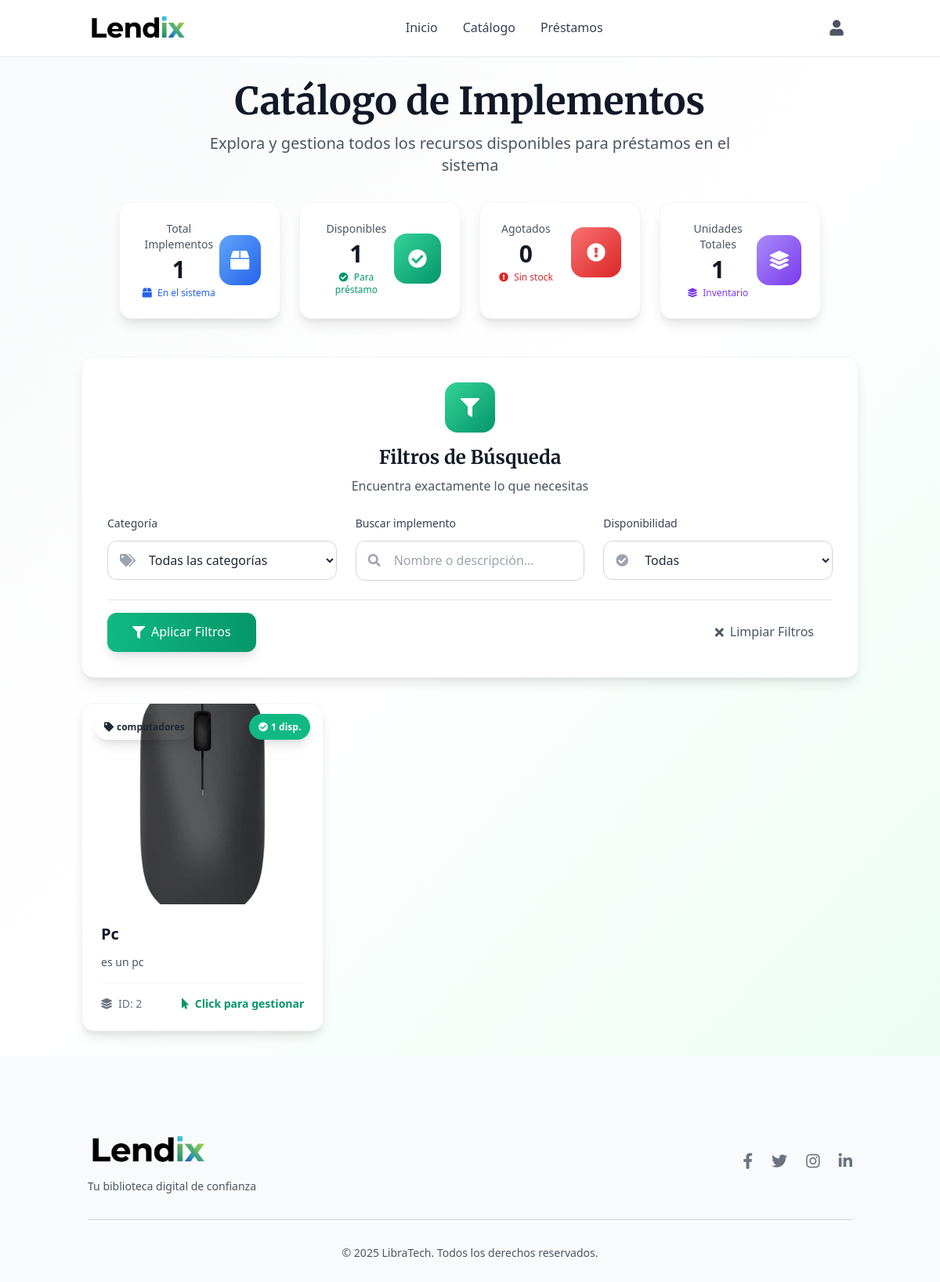
The page /catalogo/catalogo on the database as committed earlier.
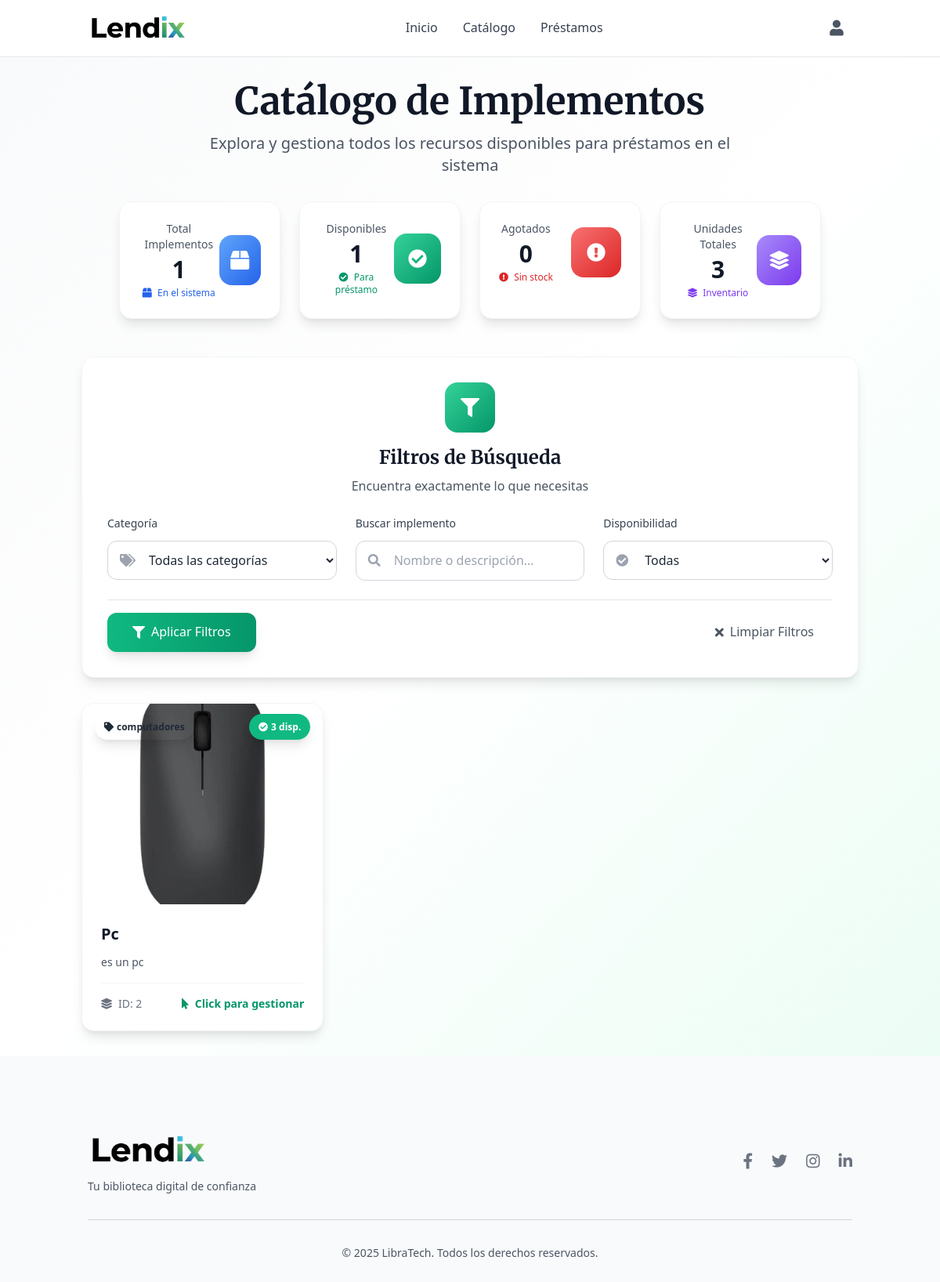
The same page on the database as committed later.
### tables this page shows
CREATE TABLE implementos (
                id INTEGER PRIMARY KEY AUTOINCREMENT,
                implemento TEXT NOT NULL,
                descripcion TEXT NOT NULL,
                disponibilidad INTEGER NOT NULL DEFAULT 0,
                categoria TEXT,
                imagen_url TEXT,
                estado TEXT DEFAULT 'Bueno' CHECK(estado IN ('Bueno', 'Desgaste notable', 'Dañado')),
                fecha_creacion TIMESTAMP DEFAULT CURRENT_TIMESTAMP,
                fecha_actualizacion TIMESTAMP DEFAULT CURRENT_TIMESTAMP
            );

### routes/catalogo.py (the view, shortened to what this page needs)
@catalogo_bp.route('/catalogo', methods=['GET', 'POST'])
def catalogo():
    conn = get_db_connection()
    catalogo_items = conn.execute('SELECT * FROM implementos ORDER BY implemento').fetchall()
    conn.close()
    return render_template('views/catalogo.html', catalogo=catalogo_items)

### app.py (called while the page is built)
@app.context_processor
def inject_user():
    return dict(
        current_user={
            'id': session.get('user_id'),
            'nombre': session.get('user_nombre'),
            'email': session.get('user_email'),
            'rol': session.get('rol'),
            'is_authenticated': 'user_id' in session
        }
    )

### utils/db.py (called while the page is built)
def get_db_connection():
    conn = sqlite3.connect('models/database.db')
    conn.row_factory = sqlite3.Row
    return conn

### templates/views/catalogo.html (shortened to what the changed rows need)
{% extends "base.html" %}
{% block content %}
<main class="min-h-screen bg-gradient-to-br from-gray-50 via-white to-green-50">
    <div class="container mx-auto px-4 py-8">
        <div class="text-center mb-12">
            <div class="mb-8">
                <h1 class="text-5xl font-serif font-bold text-gray-900 mb-4">Catálogo de Implementos</h1>
            </div>
            <div class="grid grid-cols-2 md:grid-cols-4 gap-6 max-w-4xl mx-auto">
                <div class="card-hover bg-white p-6 rounded-2xl shadow-lg border border-gray-100 animate-fade-in-up" style="animation-delay: 0.3s">
                    <div class="flex items-center justify-between">
                        <div>
                            <p class="text-sm font-medium text-gray-600 mb-1">Unidades Totales</p>
                            <p class="text-3xl font-bold text-gray-900">{{ catalogo|map(attribute='disponibilidad')|sum }}</p>
                            <p class="text-xs text-purple-600 mt-1">
                                <i class="fas fa-layer-group mr-1"></i>
                                Inventario
                            </p>
                        </div>
                    </div>
                </div>
            </div>
        </div>
        <div class="card-hover bg-white rounded-2xl shadow-lg border border-gray-100 p-8 mb-8 animate-fade-in-up">
            <div class="text-center mb-6">
                <h2 class="text-2xl font-bold text-gray-900 font-serif mb-2">Filtros de Búsqueda</h2>
            </div>
        </div>
        <div class="grid grid-cols-1 md:grid-cols-2 lg:grid-cols-3 xl:grid-cols-4 gap-8">
            {% for item in catalogo %}
            <div x-data="{
                open: false,
                step: 'menu',
                loading: false,
                tipoPrestamo: '',
                nombreUsuario: '{{ session.user_nombre or "" }}',
                cantidad: 1,
                disponibilidad: {{ item['disponibilidad'] }},
                validarCantidad() {
                    const input = document.querySelector('input[name=cantidad]');
                    if (input) {
                        let valor = parseInt(input.value);
                        if (isNaN(valor) || valor < 1) {
                            input.value = 1;
                            this.cantidad = 1;
                        } else if (valor > this.disponibilidad) {
                            this.cantidad = valor;
                        } else {
                            this.cantidad = valor;
                        }
                    }
                }
            }" class="group">
                <div class="card-hover bg-white rounded-2xl shadow-lg hover:shadow-2xl transition-all duration-300 cursor-pointer overflow-hidden h-full flex flex-col border border-gray-100 group-hover:border-green-300 group-hover:scale-105"
                     @click="if(!loading) { open = true; step = 'menu' }">
                    <div class="h-64 relative overflow-hidden">
                        <img
                            src="{{ url_for('static', filename=(('uploads/' + item.imagen_url) if item.imagen_url else 'img/default.jpg')) }}"
                            alt="{{ item.implemento }}"
                            class="w-full h-full object-cover object-center transition-transform duration-300 group-hover:scale-110"
                            onerror="this.src='https://via.placeholder.com/400x300/f3f4f6/6b7280?text=Imagen+No+Disponible'"
                        >
                        <div class="absolute top-4 right-4">
                            <span class="px-3 py-2 rounded-full text-xs font-bold shadow-lg
                                {% if item['disponibilidad'] > 0 %}
                                    bg-green-500 text-white
                                {% else %}
                                    bg-red-500 text-white
                                {% endif %}">
                                {% if item['disponibilidad'] > 0 %}
                                    <i class="fas fa-check-circle mr-1"></i>{{ item['disponibilidad'] }} disp.
                                {% else %}
                                    <i class="fas fa-times-circle mr-1"></i>Agotado
                                {% endif %}
                            </span>
                        </div>
                        <div class="absolute top-4 left-4">
                            <span class="px-3 py-2 rounded-full text-xs font-bold bg-white/90 text-gray-800 shadow-lg backdrop-blur-sm">
                                <i class="fas fa-tag mr-1"></i>{{ item['categoria'] }}
                            </span>
                        </div>
                    </div>
                    <div class="p-6 flex-1 flex flex-col">
                        <h3 class="font-bold text-xl mb-3 text-gray-900 line-clamp-1 group-hover:text-green-700 transition-colors">
                            {{ item['implemento'] }}
                        </h3>
                        <p class="text-gray-600 text-sm mb-4 flex-1 line-clamp-2">{{ item['descripcion'] }}</p>
                        <div class="mt-auto pt-4 border-t border-gray-100">
                            <div class="flex items-center justify-between">
                                <div class="flex items-center text-sm text-gray-500">
                                    <i class="fas fa-layer-group mr-2"></i>
                                    <span>ID: {{ item['id'] }}</span>
                                </div>
                                <div class="flex items-center text-sm font-semibold text-green-600">
                                    <i class="fas fa-mouse-pointer mr-2"></i>
                                    <span>Click para gestionar</span>
                                </div>
                            </div>
                        </div>
                    </div>
                </div>
            </div>
        </div>
            {% endfor %}
        </div>
</main>
{% endblock %}

Rows that differ between the two databases and show on the page:
changed implementos "Pc": disponibilidad "1" → "3"
Other text that changed with them:
{{ catalogo|map(attribute='disponibilidad')|sum }}: "1" → "3"
